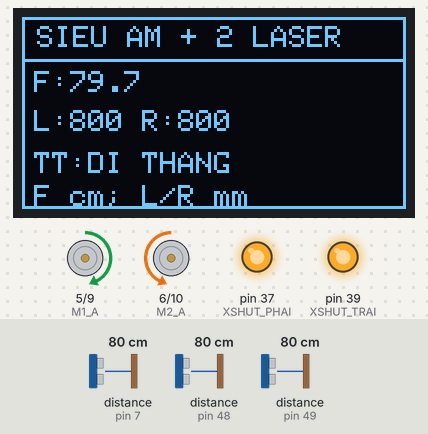
Bench run of a sketch on a simulated Arduino Mega 2560, built with avr-gcc and run on an emulated ATmega2560. Parts: 128×64 one-colour display, motor-driver pin pairs drawn as motors (green arrow = first pin HIGH = forward, orange = second pin HIGH = backward, longer = more drive), output pins drawn as LEDs (lit = HIGH). Wiring (inferred from the names in the program): ultrasonic range finder: trigger pin 4; echo pin 7. The inputs (shaded band) are chosen by the test bench; at power-on: distance to the obstacle (sensors on pin 7, pin 48, pin 49) 80 cm. The echo pulse lasts 58.3 µs per cm; pins used as bus, display or sensor lines are not drawn; what the sketch prints to the serial monitor is not drawn.

Above: at 2.7 s.
2.8 s: distance to the obstacle (sensor on pin 7) set to 28 cm
At 3.6 s:
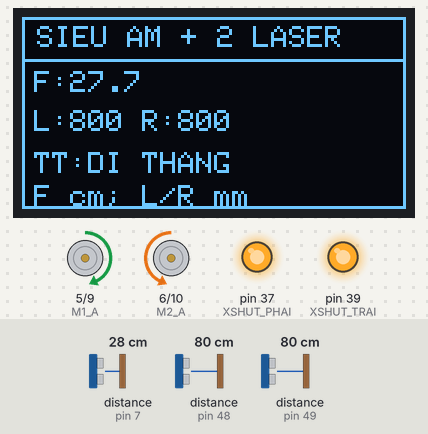
4.4 s: distance to the obstacle (sensor on pin 7) set to 22 cm
At 5.1 s:
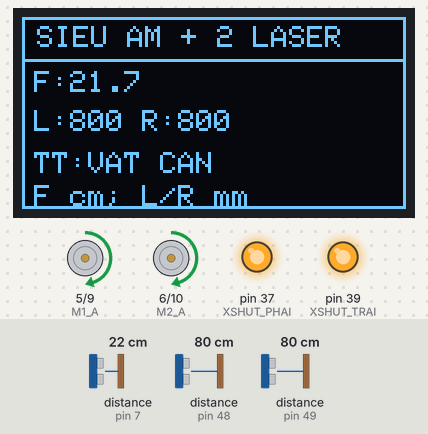
7.4 s: distance to the obstacle (sensor on pin 48) set to 89 cm
At 8.0 s:
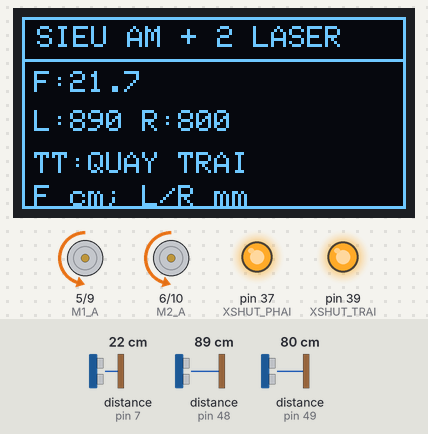
10.4 s: distance to the obstacle (sensor on pin 49) set to 88 cm
At 12.8 s:
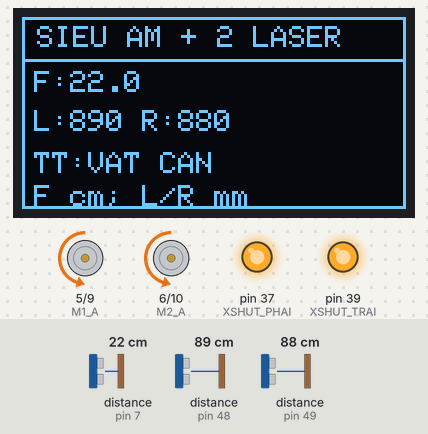
12.9 s: distance to the obstacle (sensor on pin 48) set to 2 cm
At 13.9 s:
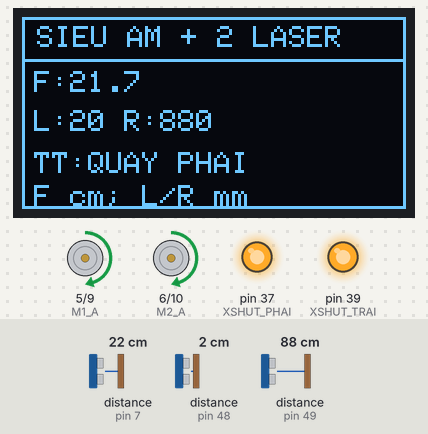
15.9 s: distance to the obstacle (sensor on pin 49) set to 2 cm
At 17.6 s:
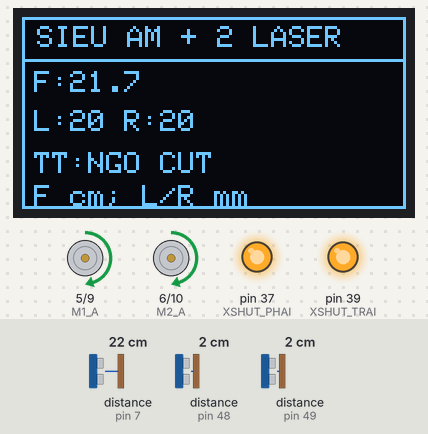
Timing chart, 0 to 19.9 s (numbered marks = the images above; inputs shaded):
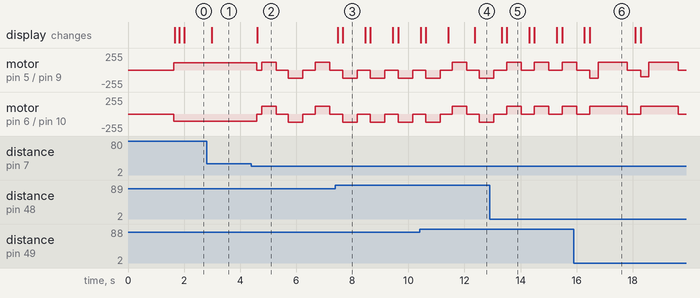

Measured:
- the behaviour switches between 26 and 25 cm on distance to the obstacle (sensor on pin 7) (found by bisection; images 1 and 2)
- the behaviour switches between 84 and 85 cm on distance to the obstacle (sensor on pin 48) (found by bisection; images 2 and 3)
- the behaviour switches between 84 and 85 cm on distance to the obstacle (sensor on pin 49) (found by bisection; images 3 and 4)
- after the input at 2.8 s, the display: changes after 0.19 s (image 1)
- after the input at 7.4 s, the display: first changes after 0.07 s (image 3 shows a later state)
- after the input at 10.4 s, the display: first differs from a run without the input after 1.0 s (image 4 shows a later state)
- after the input at 12.9 s, the display: first changes after 0.42 s (image 5 shows a later state)
- after the input at 15.9 s, motor on pin 6 (M2_A) / pin 10 (M2_B): forward 120/255 → stopped after 1.9 s, → forward 120/255 0.47 s later, → stopped 1.4 s later; the display: first changes after 0.38 s (image 6 shows a later state)

The sketch:

Bai_17_ket_hop_sieu_am_va_laser.ino
```cpp
// BÀI 17: KẾT HỢP SIÊU ÂM TRƯỚC VÀ HAI LASER BÊN
#include <Wire.h>
#include <Adafruit_GFX.h>
#include <Adafruit_SSD1306.h>
#include <Adafruit_VL53L0X.h>

const uint8_t TRIG_PIN = 4, ECHO_PIN = 7;
const uint8_t XSHUT_TRAI = 39, XSHUT_PHAI = 37;
const uint8_t DIA_CHI_TRAI = 0x30, DIA_CHI_PHAI = 0x31;
const uint8_t M1_A = 5, M1_B = 9, M2_A = 6, M2_B = 10;
const bool DAO_M1 = false, DAO_M2 = true;

const float NGUONG_TRUOC_CM = 25.0f;
const uint16_t NGUONG_NGO_CUT_MM = 180;
const uint16_t KHOANG_CACH_MO_MM = 2000;
const int PWM_DI = 110, PWM_QUAY = 120, PWM_LUI = 100;
const unsigned long QUAY_90_MS = 520;
const unsigned long QUAY_180_MS = 1050;
const bool MAT_ECHO_XEM_LA_TRONG = true;

Adafruit_SSD1306 oled(128, 64, &Wire, -1);
Adafruit_VL53L0X laserTrai, laserPhai;
bool lanTruocQuayPhai = false;

void datMotDongCo(uint8_t a, uint8_t b, int pwm, bool dao) {
  pwm = constrain(pwm, -255, 255);
  if (dao) pwm = -pwm;
  if (pwm > 0) { analogWrite(a, pwm); analogWrite(b, 0); }
  else if (pwm < 0) { analogWrite(a, 0); analogWrite(b, -pwm); }
  else { analogWrite(a, 0); analogWrite(b, 0); }
}

void datHaiDongCo(int trai, int phai) {
  datMotDongCo(M1_A, M1_B, trai, DAO_M1);
  datMotDongCo(M2_A, M2_B, phai, DAO_M2);
}

bool docTruoc(float &cm) {
  digitalWrite(TRIG_PIN, LOW); delayMicroseconds(2);
  digitalWrite(TRIG_PIN, HIGH); delayMicroseconds(10);
  digitalWrite(TRIG_PIN, LOW);
  unsigned long us = pulseIn(ECHO_PIN, HIGH, 30000UL);
  if (us == 0) { cm = -1.0f; return false; }
  cm = us * 0.0343f / 2.0f;
  return true;
}

uint16_t docBen(Adafruit_VL53L0X &laser, bool &hopLe) {
  VL53L0X_RangingMeasurementData_t kq;
  laser.rangingTest(&kq, false);
  hopLe = (kq.RangeStatus == 0);
  return hopLe ? kq.RangeMilliMeter : KHOANG_CACH_MO_MM;
}

void hienThi(const __FlashStringHelper *trangThai,
             float truoc, bool okTruoc,
             uint16_t trai, uint16_t phai) {
  oled.clearDisplay();
  oled.drawRect(0, 0, 128, 64, SSD1306_WHITE);
  oled.setTextColor(SSD1306_WHITE);
  oled.setTextSize(1);
  oled.setCursor(5, 3); oled.println(F("SIEU AM + 2 LASER"));
  oled.drawLine(0, 14, 127, 14, SSD1306_WHITE);
  oled.setCursor(4, 18); oled.print(F("F:"));
  okTruoc ? oled.print(truoc, 1) : oled.print(F("NO ECHO"));
  oled.setCursor(4, 31); oled.print(F("L:")); oled.print(trai);
  oled.print(F(" R:")); oled.print(phai);
  oled.setCursor(4, 45); oled.print(F("TT:")); oled.println(trangThai);
  oled.setCursor(4, 56); oled.print(F("F cm; L/R mm"));
  oled.display();
}

void dungBaoLoi(const __FlashStringHelper *loi) {
  datHaiDongCo(0, 0);
  Serial.println(loi);
  hienThi(loi, -1, false, 0, 0);
  while (true) delay(1000);
}

void khoiTaoLaser() {
  digitalWrite(XSHUT_TRAI, LOW);
  digitalWrite(XSHUT_PHAI, LOW);
  delay(10);
  digitalWrite(XSHUT_TRAI, HIGH); delay(10);
  if (!laserTrai.begin(DIA_CHI_TRAI)) dungBaoLoi(F("LOI LASER TRAI"));
  digitalWrite(XSHUT_PHAI, HIGH); delay(10);
  if (!laserPhai.begin(DIA_CHI_PHAI)) dungBaoLoi(F("LOI LASER PHAI"));
}

void xuLyVatCan(float truoc, bool okTruoc,
                uint16_t trai, uint16_t phai) {
  datHaiDongCo(0, 0);
  hienThi(F("VAT CAN"), truoc, okTruoc, trai, phai);
  delay(150);

  if (trai < NGUONG_NGO_CUT_MM && phai < NGUONG_NGO_CUT_MM) {
    hienThi(F("NGO CUT"), truoc, okTruoc, trai, phai);
    datHaiDongCo(-PWM_LUI, -PWM_LUI); delay(300);
    datHaiDongCo(PWM_QUAY, -PWM_QUAY); delay(QUAY_180_MS);
    lanTruocQuayPhai = true;
  } else if (trai > phai + 40) {
    hienThi(F("QUAY TRAI"), truoc, okTruoc, trai, phai);
    datHaiDongCo(-PWM_QUAY, PWM_QUAY); delay(QUAY_90_MS);
    lanTruocQuayPhai = false;
  } else if (phai > trai + 40) {
    hienThi(F("QUAY PHAI"), truoc, okTruoc, trai, phai);
    datHaiDongCo(PWM_QUAY, -PWM_QUAY); delay(QUAY_90_MS);
    lanTruocQuayPhai = true;
  } else if (lanTruocQuayPhai) {
    datHaiDongCo(-PWM_QUAY, PWM_QUAY); delay(QUAY_90_MS);
    lanTruocQuayPhai = false;
  } else {
    datHaiDongCo(PWM_QUAY, -PWM_QUAY); delay(QUAY_90_MS);
    lanTruocQuayPhai = true;
  }
  datHaiDongCo(0, 0);
  delay(120);
}

void setup() {
  Serial.begin(115200);
  pinMode(M1_A, OUTPUT); pinMode(M1_B, OUTPUT);
  pinMode(M2_A, OUTPUT); pinMode(M2_B, OUTPUT);
  pinMode(TRIG_PIN, OUTPUT); pinMode(ECHO_PIN, INPUT);
  pinMode(XSHUT_TRAI, OUTPUT); pinMode(XSHUT_PHAI, OUTPUT);
  datHaiDongCo(0, 0);

  Wire.begin();
  if (!oled.begin(SSD1306_SWITCHCAPVCC, 0x3C)) {
    Serial.println(F("LOI OLED"));
    while (true) delay(1000);
  }
  khoiTaoLaser();
  delay(1500);
}

void loop() {
  float truoc;
  bool okTruoc = docTruoc(truoc);
  bool okTrai, okPhai;
  uint16_t trai = docBen(laserTrai, okTrai);
  uint16_t phai = docBen(laserPhai, okPhai);

  Serial.print(F("F="));
  okTruoc ? Serial.print(truoc, 1) : Serial.print(F("NO_ECHO"));
  Serial.print(F("cm L=")); Serial.print(trai);
  Serial.print(F("mm R=")); Serial.print(phai); Serial.println(F("mm"));

  bool coVatCan = okTruoc && truoc <= NGUONG_TRUOC_CM;
  if (coVatCan) {
    xuLyVatCan(truoc, okTruoc, trai, phai);
  } else if (!okTruoc && !MAT_ECHO_XEM_LA_TRONG) {
    datHaiDongCo(0, 0);
    hienThi(F("DUNG - MAT ECHO"), truoc, okTruoc, trai, phai);
  } else {
    datHaiDongCo(PWM_DI, PWM_DI);
    hienThi(F("DI THANG"), truoc, okTruoc, trai, phai);
  }
  delay(60);
}
```
